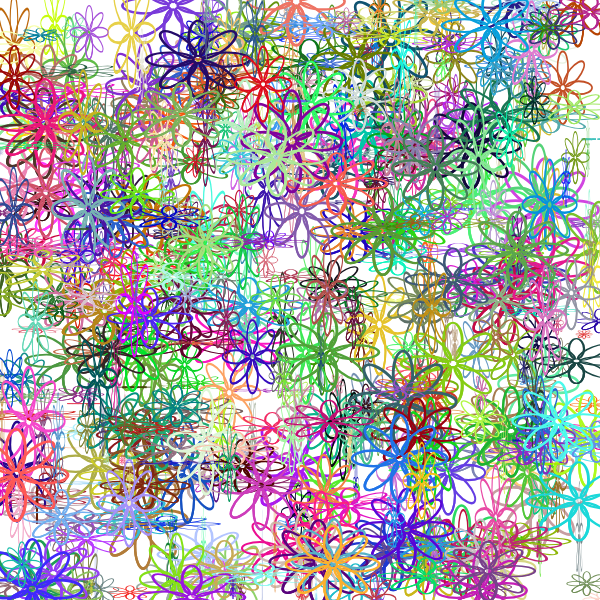
Frame 1 (no input)
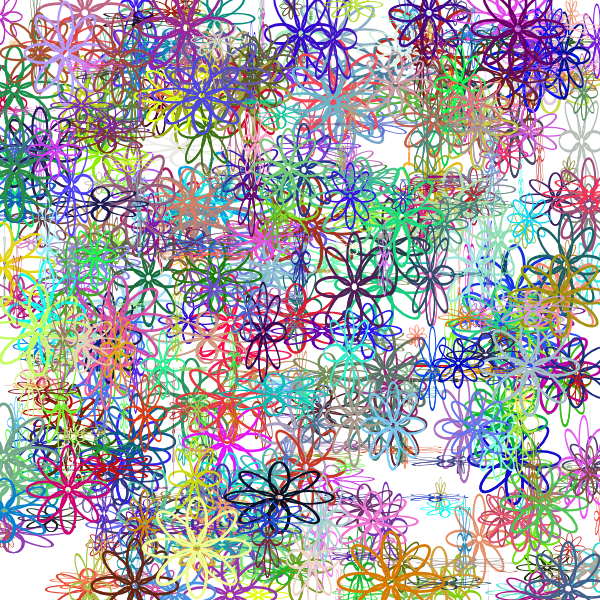
Frame 2 (the mouse pressed at the canvas centre, redrawn once)

The p5.js sketch that drew these frames (run headless with seeded random() and noise() and a simulated clock; the mouse was pressed at the canvas centre and the sketch redrawn once):

// p5.js sketch
// ── sketch.js
function setup() {
  createCanvas(600, 600);
  strokeWeight(3);
  noLoop();
  noFill();
}

function draw() {
  background(255);
  noFill();

  for (var i = 0; i < 600; i++) {
  push();
  stroke(random(255), random(255), random(255));
  translate(random(width),random(height));
  scale(random(1), random(1));
  customShape();
  pop();
  }
}

function customShape () {
  for (var i = 0; i < 10; i ++) {
    ellipse(0, 30, 20, 50);
    rotate(PI/4);
  }

}
